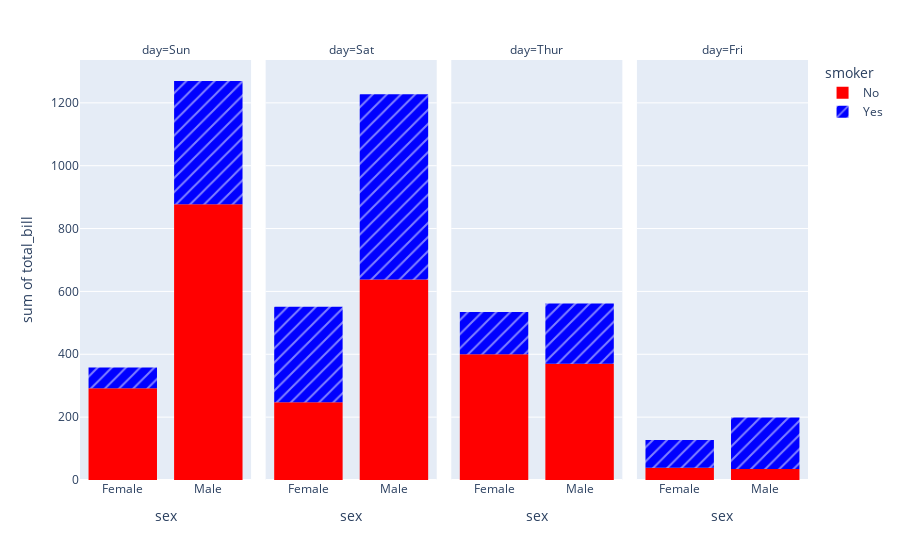

Source (notebook cell):
### Code cell
import plotly.express as px
import plotly.graph_objects as go

tips = px.data.tips()
fig = px.histogram(tips, x="sex", y="total_bill", color="smoker", pattern_shape="smoker", facet_col="day", color_discrete_map={"Yes": "blue", "No": "red"})
fig.show()

### Figure 1 — Plotly figure (JSON) as saved in the notebook; plotly's stock layout.template omitted (floating-point values rounded to 4 significant figures)
{"data": [{"alignmentgroup": "True", "bingroup": "x", "histfunc": "sum", "hovertemplate": "smoker=No<br>day=Sun<br>sex=%{x}<br>sum of total_bill=%{y}<extra></extra>", "legendgroup": "No", "marker": {"color": "red", "pattern": {"shape": ""}}, "name": "No", "offsetgroup": "No", "orientation": "v", "showlegend": true, "type": "histogram", "x": ["Female", "Male", "Male", "Male", "Female", "Male", "Male", "Male", "Male", "Male", "Male", "Female", "Male", "Male", "Female", "Male", "Female", "Male", "Female", "Male", "Male", "Male", "Male", "Male", "Male", "Male", "Male", "Male", "Male", "Female", "Female", "Male", "Male", "Male", "Male", "Male", "Female", "Female", "Male", "Male", "Male", "Male", "Male", "Male", "Female", "Male", "Female", "Female", "Male", "Male", "Male", "Female", "Male", "Male", "Male", "Male", "Male"], "xaxis": "x", "y": [16.99, 10.34, 21.01, 23.68, 24.59, 25.29, 8.77, 26.88, 15.04, 14.78, 10.27, 35.26, 15.42, 18.43, 14.83, 21.58, 10.33, 16.29, 16.97, 17.46, 13.94, 9.68, 30.4, 18.29, 22.23, 32.4, 28.55, 18.04, 12.54, 10.29, 34.81, 9.94, 25.56, 19.49, 38.07, 23.95, 25.71, 17.31, 29.93, 14.07, 13.13, 17.26, 24.55, 19.77, 29.85, 48.17, 25, 13.39, 16.49, 21.5, 12.66, 16.21, 13.81, 24.52, 20.76, 31.71, 20.69], "yaxis": "y"}, {"alignmentgroup": "True", "bingroup": "x", "histfunc": "sum", "hovertemplate": "smoker=No<br>day=Sat<br>sex=%{x}<br>sum of total_bill=%{y}<extra></extra>", "legendgroup": "No", "marker": {"color": "red", "pattern": {"shape": ""}}, "name": "No", "offsetgroup": "No", "orientation": "v", "showlegend": false, "type": "histogram", "x": ["Male", "Male", "Female", "Female", "Male", "Male", "Male", "Male", "Male", "Male", "Female", "Male", "Male", "Female", "Female", "Male", "Male", "Male", "Female", "Male", "Male", "Male", "Female", "Male", "Male", "Male", "Female", "Male", "Male", "Female", "Female", "Male", "Female", "Male", "Male", "Female", "Male", "Male", "Male", "Male", "Male", "Male", "Female", "Male", "Male"], "xaxis": "x2", "y": [20.65, 17.92, 20.29, 15.77, 39.42, 19.82, 17.81, 13.37, 12.69, 21.7, 19.65, 9.55, 18.35, 15.06, 20.69, 17.78, 24.06, 16.31, 16.93, 18.69, 31.27, 16.04, 26.41, 48.27, 17.59, 20.08, 16.45, 20.23, 12.02, 17.07, 14.73, 10.51, 20.92, 18.24, 14, 7.25, 48.33, 20.45, 13.28, 11.61, 10.77, 10.07, 35.83, 29.03, 17.82], "yaxis": "y2"}, {"alignmentgroup": "True", "bingroup": "x", "histfunc": "sum", "hovertemplate": "smoker=No<br>day=Thur<br>sex=%{x}<br>sum of total_bill=%{y}<extra></extra>", "legendgroup": "No", "marker": {"color": "red", "pattern": {"shape": ""}}, "name": "No", "offsetgroup": "No", "orientation": "v", "showlegend": false, "type": "histogram", "x": ["Male", "Male", "Male", "Male", "Female", "Male", "Female", "Male", "Male", "Male", "Male", "Female", "Female", "Female", "Male", "Female", "Male", "Male", "Female", "Female", "Male", "Female", "Female", "Male", "Male", "Female", "Female", "Female", "Female", "Female", "Female", "Female", "Female", "Female", "Male", "Male", "Female", "Female", "Female", "Female", "Female", "Male", "Male", "Male", "Female"], "xaxis": "x3", "y": [27.2, 22.76, 17.29, 16.66, 10.07, 15.98, 34.83, 13.03, 18.28, 24.71, 21.16, 10.65, 12.43, 24.08, 11.69, 13.42, 14.26, 15.95, 12.48, 29.8, 8.52, 14.52, 11.38, 22.82, 19.08, 20.27, 11.17, 12.26, 18.26, 8.51, 10.33, 14.15, 13.16, 17.47, 34.3, 41.19, 27.05, 16.43, 8.35, 18.64, 11.87, 9.78, 7.51, 7.56, 18.78], "yaxis": "y3"}, {"alignmentgroup": "True", "bingroup": "x", "histfunc": "sum", "hovertemplate": "smoker=No<br>day=Fri<br>sex=%{x}<br>sum of total_bill=%{y}<extra></extra>", "legendgroup": "No", "marker": {"color": "red", "pattern": {"shape": ""}}, "name": "No", "offsetgroup": "No", "orientation": "v", "showlegend": false, "type": "histogram", "x": ["Male", "Female", "Male", "Female"], "xaxis": "x4", "y": [22.49, 22.75, 12.46, 15.98], "yaxis": "y4"}, {"alignmentgroup": "True", "bingroup": "x", "histfunc": "sum", "hovertemplate": "smoker=Yes<br>day=Sun<br>sex=%{x}<br>sum of total_bill=%{y}<extra></extra>", "legendgroup": "Yes", "marker": {"color": "blue", "pattern": {"shape": "/"}}, "name": "Yes", "offsetgroup": "Yes", "orientation": "v", "showlegend": true, "type": "histogram", "x": ["Female", "Male", "Male", "Male", "Male", "Male", "Male", "Female", "Male", "Male", "Male", "Male", "Male", "Male", "Female", "Male", "Female", "Male", "Male"], "xaxis": "x", "y": [17.51, 7.25, 31.85, 16.82, 32.9, 17.89, 14.48, 9.6, 34.63, 34.65, 23.33, 45.35, 23.17, 40.55, 20.9, 30.46, 18.15, 23.1, 15.69], "yaxis": "y"}, {"alignmentgroup": "True", "bingroup": "x", "histfunc": "sum", "hovertemplate": "smoker=Yes<br>day=Sat<br>sex=%{x}<br>sum of total_bill=%{y}<extra></extra>", "legendgroup": "Yes", "marker": {"color": "blue", "pattern": {"shape": "/"}}, "name": "Yes", "offsetgroup": "Yes", "orientation": "v", "showlegend": false, "type": "histogram", "x": ["Male", "Male", "Male", "Male", "Male", "Male", "Female", "Male", "Female", "Female", "Male", "Female", "Female", "Male", "Male", "Male", "Female", "Female", "Female", "Male", "Male", "Male", "Male", "Male", "Female", "Male", "Male", "Female", "Female", "Female", "Male", "Male", "Male", "Female", "Female", "Male", "Male", "Male", "Male", "Male", "Female", "Male"], "xaxis": "x2", "y": [38.01, 11.24, 20.29, 13.81, 11.02, 18.29, 3.07, 15.01, 26.86, 25.28, 17.92, 44.3, 22.42, 15.36, 20.49, 25.21, 14.31, 10.59, 10.63, 50.81, 15.81, 26.59, 38.73, 24.27, 12.76, 30.06, 25.89, 13.27, 28.17, 12.9, 28.15, 11.59, 7.74, 30.14, 22.12, 24.01, 15.69, 15.53, 12.6, 32.83, 27.18, 22.67], "yaxis": "y2"}, {"alignmentgroup": "True", "bingroup": "x", "histfunc": "sum", "hovertemplate": "smoker=Yes<br>day=Thur<br>sex=%{x}<br>sum of total_bill=%{y}<extra></extra>", "legendgroup": "Yes", "marker": {"color": "blue", "pattern": {"shape": "/"}}, "name": "Yes", "offsetgroup": "Yes", "orientation": "v", "showlegend": false, "type": "histogram", "x": ["Male", "Male", "Male", "Female", "Male", "Male", "Male", "Male", "Female", "Female", "Male", "Male", "Female", "Female", "Female", "Male", "Female"], "xaxis": "x3", "y": [19.44, 32.68, 16, 19.81, 28.44, 15.48, 16.58, 10.34, 43.11, 13, 13.51, 18.71, 12.74, 13, 16.4, 20.53, 16.47], "yaxis": "y3"}, {"alignmentgroup": "True", "bingroup": "x", "histfunc": "sum", "hovertemplate": "smoker=Yes<br>day=Fri<br>sex=%{x}<br>sum of total_bill=%{y}<extra></extra>", "legendgroup": "Yes", "marker": {"color": "blue", "pattern": {"shape": "/"}}, "name": "Yes", "offsetgroup": "Yes", "orientation": "v", "showlegend": false, "type": "histogram", "x": ["Male", "Female", "Female", "Male", "Male", "Male", "Male", "Female", "Female", "Male", "Female", "Male", "Male", "Female", "Female"], "xaxis": "x4", "y": [28.97, 5.75, 16.32, 40.17, 27.28, 12.03, 21.01, 11.35, 15.38, 12.16, 13.42, 8.58, 13.42, 16.27, 10.09], "yaxis": "y4"}], "layout": {"annotations": [{"font": {}, "showarrow": false, "text": "day=Sun", "x": 0.1175, "xanchor": "center", "xref": "paper", "y": 1, "yanchor": "bottom", "yref": "paper"}, {"font": {}, "showarrow": false, "text": "day=Sat", "x": 0.3725, "xanchor": "center", "xref": "paper", "y": 1, "yanchor": "bottom", "yref": "paper"}, {"font": {}, "showarrow": false, "text": "day=Thur", "x": 0.6275, "xanchor": "center", "xref": "paper", "y": 1, "yanchor": "bottom", "yref": "paper"}, {"font": {}, "showarrow": false, "text": "day=Fri", "x": 0.8825, "xanchor": "center", "xref": "paper", "y": 1, "yanchor": "bottom", "yref": "paper"}], "autosize": true, "barmode": "relative", "legend": {"title": {"text": "smoker"}, "tracegroupgap": 0}, "margin": {"t": 60}, "xaxis": {"anchor": "y", "autorange": true, "domain": [0, 0.235], "range": [-0.5, 1.5], "title": {"text": "sex"}, "type": "category"}, "xaxis2": {"anchor": "y2", "autorange": true, "domain": [0.255, 0.49], "matches": "x", "range": [-0.5, 1.5], "title": {"text": "sex"}, "type": "category"}, "xaxis3": {"anchor": "y3", "autorange": true, "domain": [0.51, 0.745], "matches": "x", "range": [-0.5, 1.5], "title": {"text": "sex"}, "type": "category"}, "xaxis4": {"anchor": "y4", "autorange": true, "domain": [0.765, 1.0], "matches": "x", "range": [-0.5, 1.5], "title": {"text": "sex"}, "type": "category"}, "yaxis": {"anchor": "x", "autorange": true, "domain": [0, 1], "range": [0, 1336.0], "title": {"text": "sum of total_bill"}, "type": "linear"}, "yaxis2": {"anchor": "x2", "autorange": true, "domain": [0, 1], "matches": "y", "range": [0, 1336.0], "showticklabels": false, "type": "linear"}, "yaxis3": {"anchor": "x3", "autorange": true, "domain": [0, 1], "matches": "y", "range": [0, 1336.0], "showticklabels": false, "type": "linear"}, "yaxis4": {"anchor": "x4", "autorange": true, "domain": [0, 1], "matches": "y", "range": [0, 1336.0], "showticklabels": false, "type": "linear"}}}
